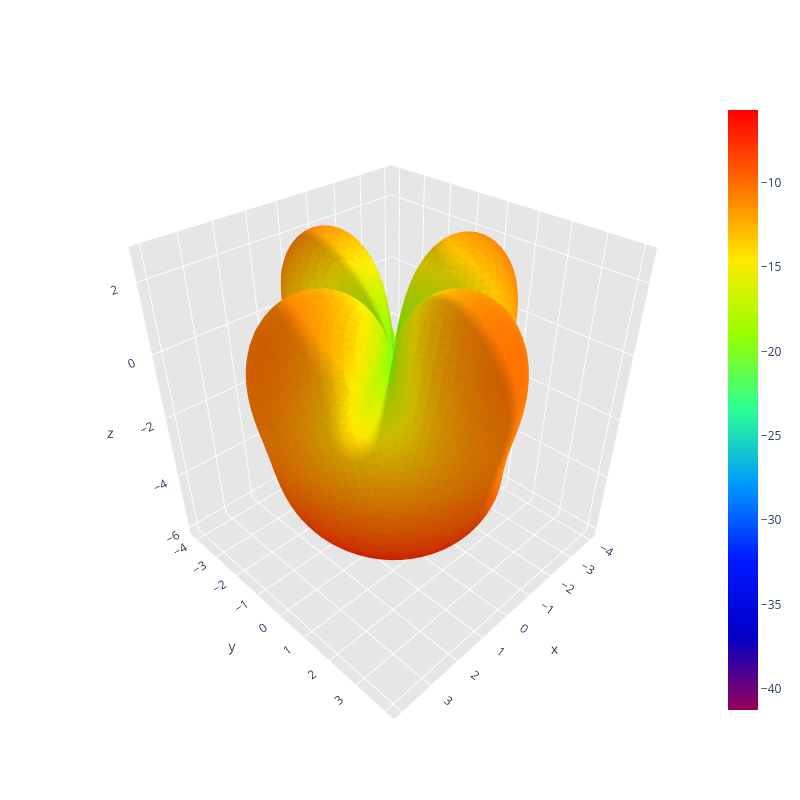

The notebook cell saved with this chart:
### Code cell
display_rhcp_gain(path)

### Figure 1 — Plotly figure (JSON) as saved in the notebook; plotly's stock layout.template omitted (floating-point values rounded to 4 significant figures; data arrays with more than 128 entries replaced by an {"elided": "..."} marker saying what was removed)
{"data": [{"facecolor": {"elided": "10296 str values"}, "i": {"elided": "10296 int values"}, "j": {"elided": "10296 int values"}, "k": {"elided": "10296 int values"}, "name": "", "type": "mesh3d", "x": {"elided": "5150 float values"}, "y": {"elided": "5150 float values"}, "z": {"elided": "5150 float values"}}, {"hoverinfo": "none", "marker": {"color": [-41.25, -5.686], "colorscale": [[0, "rgb(150, 0, 90)"], [0.125, "rgb(0, 0, 200)"], [0.25, "rgb(0, 25, 255)"], [0.375, "rgb(0, 152, 255)"], [0.5, "rgb(44, 255, 150)"], [0.625, "rgb(151, 255, 0)"], [0.75, "rgb(255, 234, 0)"], [0.875, "rgb(255, 111, 0)"], [1, "rgb(255, 0, 0)"]], "showscale": true, "size": 0.1}, "mode": "markers", "showlegend": false, "type": "scatter3d", "x": [1.837e-19], "y": [-4.499e-35], "z": [0.003]}], "layout": {"height": 800, "scene": {"aspectratio": {"x": 0.9322, "y": 0.9413, "z": 1}, "xaxis": {"backgroundcolor": "rgb(230, 230, 230)", "gridcolor": "rgb(255, 255, 255)", "showbackground": true, "zerolinecolor": "rgb(255, 255, 255)"}, "yaxis": {"backgroundcolor": "rgb(230, 230, 230)", "gridcolor": "rgb(255, 255, 255)", "showbackground": true, "zerolinecolor": "rgb(255, 255, 255)"}, "zaxis": {"backgroundcolor": "rgb(230, 230, 230)", "gridcolor": "rgb(255, 255, 255)", "showbackground": true, "zerolinecolor": "rgb(255, 255, 255)"}}, "title": {"text": ""}, "width": 800}}
